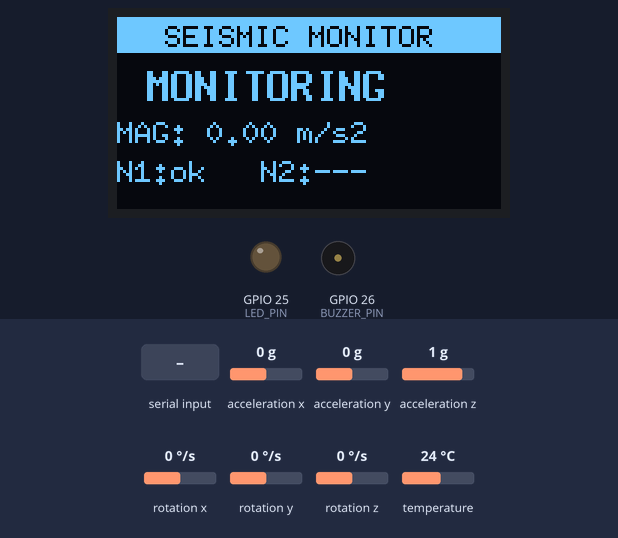
The sketch below on a simulated ESP32. On the bench: 128×64 one-colour display, output pins drawn as LEDs (lit = HIGH), buzzer (waves = sounding, pin HIGH). Inputs (shaded band) come from the test bench; at power-on: acceleration x 0 g, acceleration y 0 g, acceleration z 1 g, rotation x 0 °/s, rotation y 0 °/s, rotation z 0 °/s, temperature 24 °C. WiFi joins after 1.5 s; servers stay silent unless stated; what the sketch prints to the serial monitor is not drawn.

Above: at 3.7 s.
3.8 s: "S" received over Serial
At 5.8 s:
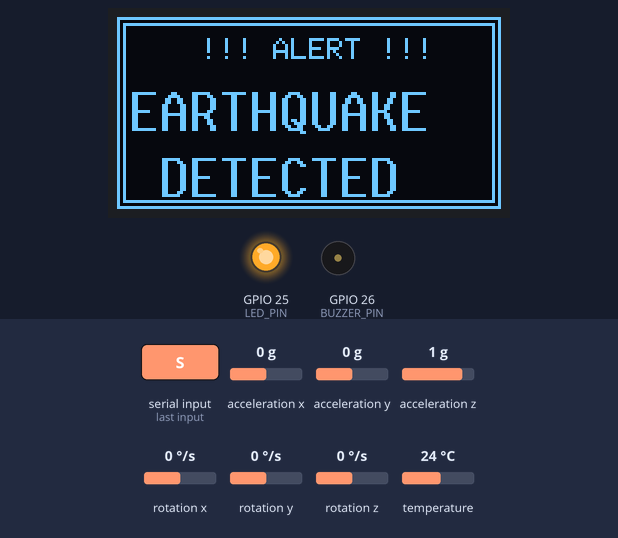
5.9 s: "O" received over Serial
At 8.13 s:
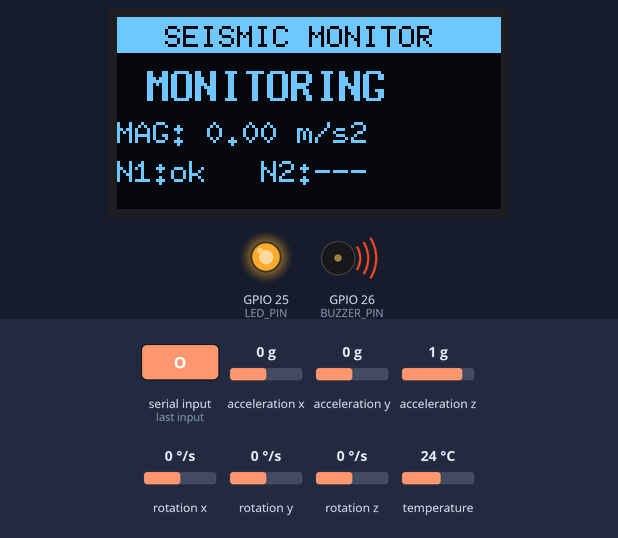
8.9 s: "T" received over Serial
10.4 s: "R" received over Serial
At 11.3 s:
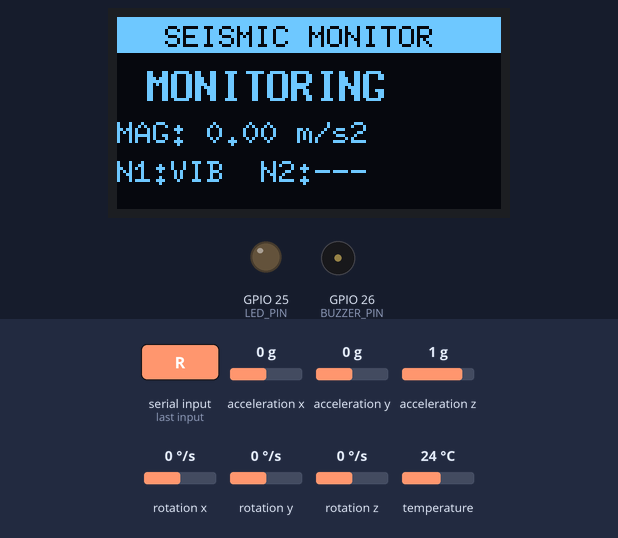
11.9 s: "B" received over Serial
At 12.02 s:
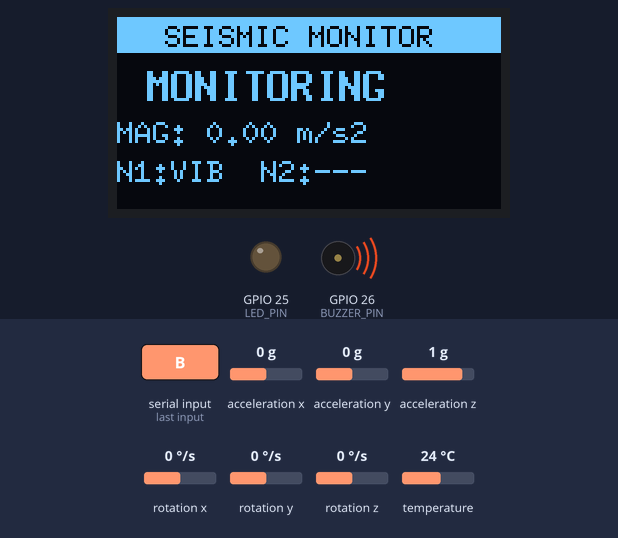
14.6 s: acceleration x set to -1.4 g
At 15.9 s:
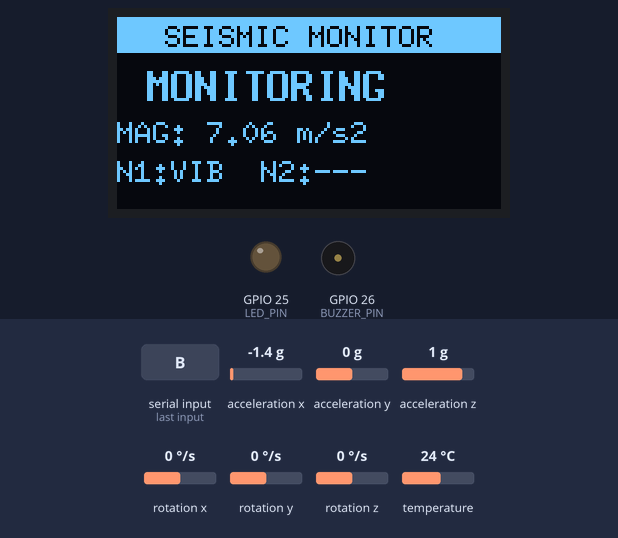
Timing chart, 0 to 17.6 s (numbered marks = the images above; inputs shaded):
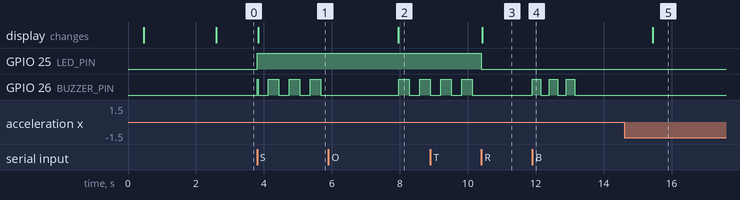

Measured:
- after the input at 3.8 s, GPIO 25 (LED_PIN): LOW → HIGH at once; GPIO 26 (BUZZER_PIN): LOW → HIGH at once, then repeats every 0.59 s: LOW 0.28 s, HIGH 0.31 s; the display: changes at once (image 1)
- after the input at 5.9 s, the display: changes after 2.1 s (image 2)
- after the input at 10.4 s, GPIO 25 (LED_PIN): HIGH → LOW at once; GPIO 26 (BUZZER_PIN): stops changing and stays LOW; the display: changes at once (image 3)
- after the input at 11.9 s, GPIO 26 (BUZZER_PIN): alternates HIGH for 0.25 s and LOW for 0.25 s, 6 changes in all, then stays LOW, starting at once
- after the input at 14.6 s, the display: changes after 0.85 s (image 5)

The sketch:

Node1.ino
```cpp
/*
 * ================================================================
 *  EARTHQUAKE DETECTION — NODE 1  (DISPLAY + BUZZER + LED + FIREBASE)
 * ================================================================
 *  Hardware:
 *    ESP32
 *    MPU6050        I2C  SDA=21  SCL=22
 *    SH1106 OLED    I2C  SDA=21  SCL=22
 *    Buzzer (active) GPIO 26  active-HIGH
 *    LED             GPIO 25  active-HIGH
 *
 *  THIS node MAC : A8:42:E3:5B:D2:C8
 *  Node 2   MAC  : F0:24:F9:0D:8A:3C
 *
 * ── FIX SUMMARY ─────────────────────────────────────────────────
 *  Firebase writes are now fully decoupled from the detection loop:
 *    • A lightweight write-queue (fbQueue[]) holds pending writes.
 *    • Only ONE field is written per loop() iteration, and only
 *      when the detection state is IDLE (no raw vibration, no alert).
 *    • Alert events are queued, not written inline inside startAlert().
 *    • Firebase.signUp() is deferred to after ESP-NOW is running.
 *    • Firebase.ready() is called at most once per queue drain cycle.
 *
 * ── LIBRARIES ────────────────────────────────────────────────────
 *   U8g2               by olikraus
 *   Adafruit MPU6050
 *   Adafruit Unified Sensor
 *   Firebase ESP Client  by Mobizt
 *
 * ── SERIAL COMMANDS (115200 baud) ────────────────────────────────
 *   t → toggle force LOCAL vibration
 *   s → force FULL ALERT immediately
 *   b → buzzer test (3 short beeps)
 *   o → OLED test (alert screen 2 s)
 *   r → reset / clear active alert
 * ================================================================
 */

#include <WiFi.h>
#include <esp_now.h>
#include <Wire.h>
#include <Adafruit_MPU6050.h>
#include <Adafruit_Sensor.h>
#include <U8g2lib.h>
#include <Firebase_ESP_Client.h>

// ── Pins ──────────────────────────────────────────────────────────
#define BUZZER_PIN  26
#define LED_PIN     25
#define I2C_SDA     21
#define I2C_SCL     22

// ── Tuning ────────────────────────────────────────────────────────
#define VIB_THRESHOLD    0.2f   // m/s² above gravity baseline
#define SUSTAINED_MS      200   // vibration must last this long
#define GAP_ALLOW_MS      150   // brief gap tolerated mid-vibration
#define WINDOW_MS        3000   // dual-node detection window
#define ALERT_HOLD_MS   10000   // alert duration (10 s)
#define NODE_TIMEOUT_MS  5000   // peer offline after no packet

// ── WiFi ──────────────────────────────────────────────────────────
const char* WIFI_SSID = "SSID_NAME";
const char* WIFI_PASS = "PASSWORD";

// ── Firebase ──────────────────────────────────────────────────────
#define API_KEY      "FIREBASE API KEY"
#define DATABASE_URL "DATABASE URL"

FirebaseData fbdo;
FirebaseAuth auth;
FirebaseConfig config;

bool firebaseReady = false;

// ── Firebase write queue ──────────────────────────────────────────
//  Each entry is a single RTDB set/push.  Only one is processed per
//  loop() when the system is idle, keeping detection jitter < 1 ms.
#define FB_QUEUE_SIZE 24

enum FbWriteType { FB_SET_FLOAT, FB_SET_STRING, FB_SET_INT, FB_PUSH_JSON };

struct FbEntry {
  bool         used;
  FbWriteType  type;
  char         path[64];
  float        fVal;
  char         sVal[64];
  int          iVal;
  // JSON alert event fields (used when type == FB_PUSH_JSON)
  float        evAccel;
};

FbEntry fbQueue[FB_QUEUE_SIZE];

// Enqueue a float set — silently drops if queue full
void fbEnqueueFloat(const char* path, float val) {
  for (int i = 0; i < FB_QUEUE_SIZE; i++) {
    if (!fbQueue[i].used) {
      fbQueue[i].used  = true;
      fbQueue[i].type  = FB_SET_FLOAT;
      strlcpy(fbQueue[i].path, path, sizeof(fbQueue[i].path));
      fbQueue[i].fVal  = val;
      return;
    }
  }
  Serial.println(F("[FB-Q] FULL — float dropped"));
}

// Enqueue a string set
void fbEnqueueString(const char* path, const char* val) {
  for (int i = 0; i < FB_QUEUE_SIZE; i++) {
    if (!fbQueue[i].used) {
      fbQueue[i].used  = true;
      fbQueue[i].type  = FB_SET_STRING;
      strlcpy(fbQueue[i].path, path, sizeof(fbQueue[i].path));
      strlcpy(fbQueue[i].sVal, val,  sizeof(fbQueue[i].sVal));
      return;
    }
  }
  Serial.println(F("[FB-Q] FULL — string dropped"));
}

// Enqueue an alert event push
void fbEnqueueAlert(float accel) {
  for (int i = 0; i < FB_QUEUE_SIZE; i++) {
    if (!fbQueue[i].used) {
      fbQueue[i].used     = true;
      fbQueue[i].type     = FB_PUSH_JSON;
      strlcpy(fbQueue[i].path, "/events", sizeof(fbQueue[i].path));
      fbQueue[i].evAccel  = accel;
      return;
    }
  }
  Serial.println(F("[FB-Q] FULL — alert event dropped"));
}

// Process exactly ONE queued entry.  Returns true if something was written.
bool fbDrainOne() {
  if (!firebaseReady || !Firebase.ready()) return false;

  for (int i = 0; i < FB_QUEUE_SIZE; i++) {
    if (!fbQueue[i].used) continue;

    bool ok = false;
    switch (fbQueue[i].type) {

      case FB_SET_FLOAT:
        ok = Firebase.RTDB.setFloat(&fbdo, fbQueue[i].path, fbQueue[i].fVal);
        break;

      case FB_SET_STRING:
        ok = Firebase.RTDB.setString(&fbdo, fbQueue[i].path, fbQueue[i].sVal);
        break;

      case FB_SET_INT:
        ok = Firebase.RTDB.setInt(&fbdo, fbQueue[i].path, fbQueue[i].iVal);
        break;

      case FB_PUSH_JSON: {
        FirebaseJson json;
        json.set("node",         "node1");
        json.set("acceleration", fbQueue[i].evAccel);
        json.set("threshold",    VIB_THRESHOLD);
        json.set("status",       "Alert");
        json.set("timestamp",    String(millis() / 1000) + " sec");
        ok = Firebase.RTDB.pushJSON(&fbdo, fbQueue[i].path, &json);
        break;
      }
    }

    fbQueue[i].used = false;  // free slot regardless of success

    if (ok) {
      Serial.print(F("[FB] Wrote: ")); Serial.println(fbQueue[i].path);
    } else {
      Serial.print(F("[FB] Failed: ")); Serial.println(fbdo.errorReason());
    }
    return true;  // only one write per call
  }
  return false;
}

// ── Queue a full "latest" snapshot (replaces firebaseSendLatest) ──
//  Overwrites any previous queued values for the same paths so the
//  queue never accumulates stale snapshots.
void fbQueueLatest(float delta, const char* status) {
  // Helper: overwrite an existing queued float or add new
  auto overwriteFloat = [](const char* path, float val) {
    for (int i = 0; i < FB_QUEUE_SIZE; i++) {
      if (fbQueue[i].used &&
          fbQueue[i].type == FB_SET_FLOAT &&
          strcmp(fbQueue[i].path, path) == 0) {
        fbQueue[i].fVal = val;
        return;
      }
    }
    fbEnqueueFloat(path, val);
  };

  auto overwriteString = [](const char* path, const char* val) {
    for (int i = 0; i < FB_QUEUE_SIZE; i++) {
      if (fbQueue[i].used &&
          fbQueue[i].type == FB_SET_STRING &&
          strcmp(fbQueue[i].path, path) == 0) {
        strlcpy(fbQueue[i].sVal, val, sizeof(fbQueue[i].sVal));
        return;
      }
    }
    fbEnqueueString(path, val);
  };

  overwriteFloat ("/node1/acceleration", delta);
  overwriteFloat ("/node1/threshold",    VIB_THRESHOLD);
  overwriteString("/node1/status",       status);
  overwriteString("/node1/online",       "true");
  overwriteString("/node1/device",       "Primary Display Node");

  char tsBuf[24];
  snprintf(tsBuf, sizeof(tsBuf), "%lu sec", millis() / 1000);
  overwriteString("/node1/timestamp", tsBuf);
}

// ── Firebase init (called after ESP-NOW is up) ────────────────────
void firebaseInit() {
  if (WiFi.status() != WL_CONNECTED) {
    Serial.println(F("[Firebase] No WiFi — skipping"));
    return;
  }
  Serial.println(F("[Firebase] Connecting..."));

  config.api_key      = API_KEY;
  config.database_url = DATABASE_URL;

  // signUp is blocking but runs only once, after ESP-NOW is already
  // registered, so detection is unaffected at runtime.
  if (Firebase.signUp(&config, &auth, "", "")) {
    Serial.println(F("[Firebase] Signup OK"));
    firebaseReady = true;
  } else {
    Serial.print(F("[Firebase] Signup failed: "));
    Serial.println(config.signer.signupError.message.c_str());
    firebaseReady = false;
  }

  Firebase.begin(&config, &auth);
  Firebase.reconnectWiFi(true);
  Serial.println(F("[Firebase] Setup done"));
}

// ── Peer MAC ──────────────────────────────────────────────────────
uint8_t peer2Mac[6] = {0xF0, 0x24, 0xF9, 0x0D, 0x8A, 0x3C};

// ── Packet structure (must match Node 2 exactly) ──────────────────
typedef struct __attribute__((packed)) {
  uint8_t       nodeId;
  bool          vibrating;
  float         magnitude;
  unsigned long timestamp;
} VibPacket;

// ── U8g2 OLED ─────────────────────────────────────────────────────
U8G2_SH1106_128X64_NONAME_F_HW_I2C u8g2(U8G2_R0, U8X8_PIN_NONE);

// ── MPU6050 ───────────────────────────────────────────────────────
Adafruit_MPU6050 mpu;

// ── Runtime state ─────────────────────────────────────────────────
VibPacket outPkt;

float         vibMag       = 0.0f;
bool          vibratingNow = false;
unsigned long vibStartMs   = 0;
unsigned long lastRawVibMs = 0;

bool          alertActive  = false;
unsigned long alertStartMs = 0;

VibPacket     peer2Pkt;
bool          peer2Online  = false;
unsigned long peer2LastMs  = 0;

bool forceLocalVib  = false;
bool forceFullAlert = false;

// Latest snapshot timer — only queues Firebase data, never blocks
unsigned long lastSnapshotMs      = 0;
const unsigned long SNAPSHOT_MS   = 2000;  // queue a snapshot every 2 s

// Alert event cooldown
unsigned long lastAlertEventMs           = 0;
const unsigned long ALERT_EVENT_COOLDOWN = 60000;

// ── OLED screens ──────────────────────────────────────────────────
void drawMonitoring() {
  char buf[28];
  u8g2.clearBuffer();

  u8g2.setFont(u8g2_font_6x10_tf);
  u8g2.drawBox(0, 0, 128, 12);
  u8g2.setDrawColor(0);
  u8g2.drawStr(16, 10, "SEISMIC MONITOR");
  u8g2.setDrawColor(1);

  u8g2.setFont(u8g2_font_8x13B_tf);
  u8g2.drawStr(10, 28, "MONITORING");

  u8g2.setFont(u8g2_font_6x10_tf);
  snprintf(buf, sizeof(buf), "MAG: %.2f m/s2", vibMag);
  u8g2.drawStr(0, 42, buf);

  snprintf(buf, sizeof(buf), "N1:%s  N2:%s",
           vibratingNow ? "VIB" : "ok ",
           (!peer2Online)       ? "---" :
           peer2Pkt.vibrating   ? "VIB" : "ok ");
  u8g2.drawStr(0, 55, buf);

  u8g2.sendBuffer();
}

void drawAlert() {
  u8g2.clearBuffer();
  u8g2.drawFrame(0, 0, 128, 64);
  u8g2.drawFrame(2, 2, 124, 60);

  u8g2.setFont(u8g2_font_6x10_tf);
  u8g2.drawStr(28, 14, "!!! ALERT !!!");

  u8g2.setFont(u8g2_font_10x20_tf);
  u8g2.drawStr(4, 38, "EARTHQUAKE");
  u8g2.drawStr(14, 60, "DETECTED");

  u8g2.sendBuffer();
}

// ── Buzzer ────────────────────────────────────────────────────────
void buzzerOn()  { digitalWrite(BUZZER_PIN, HIGH); }
void buzzerOff() { digitalWrite(BUZZER_PIN, LOW);  }
void buzzerBeepTest() {
  Serial.println(F("[TEST] Buzzer x3"));
  for (int i = 0; i < 3; i++) {
    digitalWrite(BUZZER_PIN, HIGH); delay(250);
    digitalWrite(BUZZER_PIN, LOW);  delay(250);
  }
}

// ── Alert start / end ─────────────────────────────────────────────
void startAlert() {
  if (alertActive) return;
  alertActive  = true;
  alertStartMs = millis();
  digitalWrite(LED_PIN, HIGH);
  buzzerOn();
  drawAlert();
  Serial.println(F(">>> EARTHQUAKE DETECTED <<<"));

  // Queue Firebase alert event — does NOT block
  unsigned long now = millis();
  if (lastAlertEventMs == 0 || (now - lastAlertEventMs) >= ALERT_EVENT_COOLDOWN) {
    lastAlertEventMs = now;
    fbEnqueueAlert(vibMag);
    // Also update status immediately in the snapshot queue
    fbQueueLatest(vibMag, "Alert");
  }
}

void endAlert() {
  alertActive    = false;
  forceFullAlert = false;
  buzzerOff();
  digitalWrite(LED_PIN, LOW);
  drawMonitoring();
  Serial.println(F("--- Alert ended ---\n"));
}

// ── ESP-NOW callbacks ─────────────────────────────────────────────
void onSent(const uint8_t* mac, esp_now_send_status_t st) {
  if (st != ESP_NOW_SEND_SUCCESS)
    Serial.println(F("[ESP-NOW] SEND FAILED"));
}

void onRecv(const esp_now_recv_info_t* info, const uint8_t* data, int len) {
  if (len != sizeof(VibPacket)) return;
  memcpy(&peer2Pkt, data, len);
  peer2Online = true;
  peer2LastMs = millis();

  static bool prevVib = false;
  if (peer2Pkt.vibrating != prevVib) {
    prevVib = peer2Pkt.vibrating;
    Serial.print(F("RECV N2 vib="));
    Serial.println(peer2Pkt.vibrating ? 1 : 0);
  }
}

// ── MPU read ──────────────────────────────────────────────────────
float readMag() {
  sensors_event_t a, g, t;
  mpu.getEvent(&a, &g, &t);
  float ax = a.acceleration.x;
  float ay = a.acceleration.y;
  float az = a.acceleration.z;
  return fabsf(sqrtf(ax*ax + ay*ay + az*az) - 9.81f);
}

// ─────────────────────────────────────────────────────────────────
//  SETUP
// ─────────────────────────────────────────────────────────────────
void setup() {
  Serial.begin(115200);
  delay(400);
  Serial.println(F("\n====== NODE 1 BOOT ======"));
  Serial.println(F("Cmds: t=localVib s=forceAlert b=buzzerTest o=oledTest r=reset"));

  memset(fbQueue, 0, sizeof(fbQueue));

  pinMode(BUZZER_PIN, OUTPUT);
  pinMode(LED_PIN,    OUTPUT);
  digitalWrite(BUZZER_PIN, LOW);
  digitalWrite(LED_PIN,    LOW);

  Wire.begin(I2C_SDA, I2C_SCL);
  Wire.setClock(400000);

  // OLED
  u8g2.begin();
  u8g2.clearBuffer();
  u8g2.setFont(u8g2_font_8x13B_tf);
  u8g2.drawStr(20, 36, "NODE 1 BOOT");
  u8g2.sendBuffer();
  delay(600);

  // MPU6050
  if (!mpu.begin()) {
    Serial.println(F("[MPU] INIT FAILED"));
    u8g2.clearBuffer();
    u8g2.setFont(u8g2_font_6x10_tf);
    u8g2.drawStr(0, 36, "MPU6050 FAILED!");
    u8g2.sendBuffer();
    while (true) delay(1000);
  }
  mpu.setAccelerometerRange(MPU6050_RANGE_8_G);
  mpu.setFilterBandwidth(MPU6050_BAND_21_HZ);
  Serial.println(F("[MPU] OK"));

  // WiFi (non-blocking timeout)
  WiFi.mode(WIFI_STA);
  WiFi.begin(WIFI_SSID, WIFI_PASS);
  unsigned long wt = millis();
  while (WiFi.status() != WL_CONNECTED && millis() - wt < 8000) delay(300);
  if (WiFi.status() == WL_CONNECTED)
    Serial.println(F("[WiFi] Connected"));
  else
    Serial.println(F("[WiFi] Timeout (ESP-NOW still works)"));
  Serial.print(F("[WiFi] MAC: ")); Serial.println(WiFi.macAddress());

  // ── ESP-NOW must be registered BEFORE Firebase signUp ────────
  //    so detection starts immediately and the blocking signUp
  //    does not delay the first peer packet exchange.
  if (esp_now_init() != ESP_OK) {
    Serial.println(F("[ESP-NOW] INIT FAILED"));
    while (true) delay(1000);
  }
  esp_now_register_send_cb(onSent);
  esp_now_register_recv_cb(onRecv);

  esp_now_peer_info_t peer = {};
  memcpy(peer.peer_addr, peer2Mac, 6);
  peer.channel = 0;
  peer.encrypt = false;
  if (esp_now_add_peer(&peer) == ESP_OK)
    Serial.println(F("[ESP-NOW] Peer Node2 added"));
  else
    Serial.println(F("[ESP-NOW] Add peer FAILED"));

  outPkt.nodeId = 1;

  // ── Firebase init (blocking signUp happens here, but ESP-NOW ──
  //    is already running so peer packets won't be missed)
  firebaseInit();

  drawMonitoring();
  Serial.println(F("====== NODE 1 READY ======\n"));
}

// ─────────────────────────────────────────────────────────────────
//  LOOP  — detection is top priority, Firebase is best-effort
// ─────────────────────────────────────────────────────────────────
void loop() {
  unsigned long now = millis();

  // ── Serial commands ───────────────────────────────────────────
  if (Serial.available()) {
    char c = toupper((char)Serial.read());
    switch (c) {
      case 'T':
        forceLocalVib = !forceLocalVib;
        Serial.print(F("[TEST] Force local vib: "));
        Serial.println(forceLocalVib ? F("ON") : F("OFF"));
        break;
      case 'S':
        Serial.println(F("[TEST] Force full alert"));
        forceFullAlert = true;
        startAlert();
        break;
      case 'B': buzzerBeepTest(); break;
      case 'O':
        drawAlert();
        delay(2000);
        drawMonitoring();
        break;
      case 'R':
        Serial.println(F("[TEST] Alert reset"));
        endAlert();
        break;
    }
  }

  // ── Read MPU — fast, ~0.5 ms ──────────────────────────────────
  vibMag = readMag();

  static unsigned long lastMagPrint = 0;
  if (now - lastMagPrint >= 1000) {
    lastMagPrint = now;
    Serial.print(F("MAG: ")); Serial.println(vibMag, 2);
  }

  // ── Sustained vibration detection ────────────────────────────
  bool rawVib = (vibMag >= VIB_THRESHOLD) || forceLocalVib;

  if (rawVib) {
    lastRawVibMs = now;
    if (vibStartMs == 0) vibStartMs = now;
    if ((now - vibStartMs) >= SUSTAINED_MS) vibratingNow = true;
  } else {
    if ((now - lastRawVibMs) > GAP_ALLOW_MS) {
      vibStartMs   = 0;
      vibratingNow = false;
    }
  }

  // ── Send ESP-NOW ──────────────────────────────────────────────
  static unsigned long lastSend    = 0;
  static bool          lastSentVib = false;
  if ((vibratingNow != lastSentVib) || (now - lastSend >= 500)) {
    lastSend     = now;
    lastSentVib  = vibratingNow;
    outPkt.vibrating  = vibratingNow;
    outPkt.magnitude  = vibMag;
    outPkt.timestamp  = now;
    esp_now_send(peer2Mac, (uint8_t*)&outPkt, sizeof(outPkt));
    Serial.print(F("SENT N1 vib="));
    Serial.println(vibratingNow ? 1 : 0);
  }

  // ── Peer timeout ──────────────────────────────────────────────
  if (peer2Online && (now - peer2LastMs > NODE_TIMEOUT_MS)) {
    peer2Online = false;
    Serial.println(F("[NODE2] OFFLINE"));
  }

  // ── Alert decision ────────────────────────────────────────────
  if (!alertActive) {
    bool n2Active = peer2Online &&
                    peer2Pkt.vibrating &&
                    ((now - peer2LastMs) < WINDOW_MS);

    if (vibratingNow && n2Active) {
      Serial.print(F("[ALERT] N1=VIB N2=VIB age="));
      Serial.print(now - peer2LastMs);
      Serial.println(F("ms → TRIGGERING"));
      startAlert();
    }
  } else {
    // Non-blocking buzzer pulse: 300 ms ON / 300 ms OFF
    static unsigned long beepMs    = 0;
    static bool          beepState = true;
    if (now - beepMs >= 300) {
      beepMs    = now;
      beepState = !beepState;
      digitalWrite(BUZZER_PIN, beepState ? HIGH : LOW);
    }

    if (!forceFullAlert && (now - alertStartMs >= ALERT_HOLD_MS)) {
      endAlert();
    }
  }

  // ── Queue a Firebase snapshot every SNAPSHOT_MS ───────────────
  //    Only queues data; never blocks here.
  if (now - lastSnapshotMs >= SNAPSHOT_MS) {
    lastSnapshotMs = now;
    const char* status = alertActive    ? "Alert"     :
                         vibratingNow   ? "Vibrating" : "Normal";
    fbQueueLatest(vibMag, status);
  }

  // ── Drain ONE Firebase queue entry, but ONLY when the system
  //    is completely idle: no raw vibration, no alert.
  //    This guarantees Firebase never interferes with detection.
  bool systemIdle = !rawVib && !vibratingNow && !alertActive;
  if (systemIdle) {
    fbDrainOne();
  }

  // ── Refresh monitoring screen every second ────────────────────
  static unsigned long lastDisp = 0;
  if (!alertActive && (now - lastDisp >= 1000)) {
    lastDisp = now;
    drawMonitoring();
  }

  delay(10);
}
```
